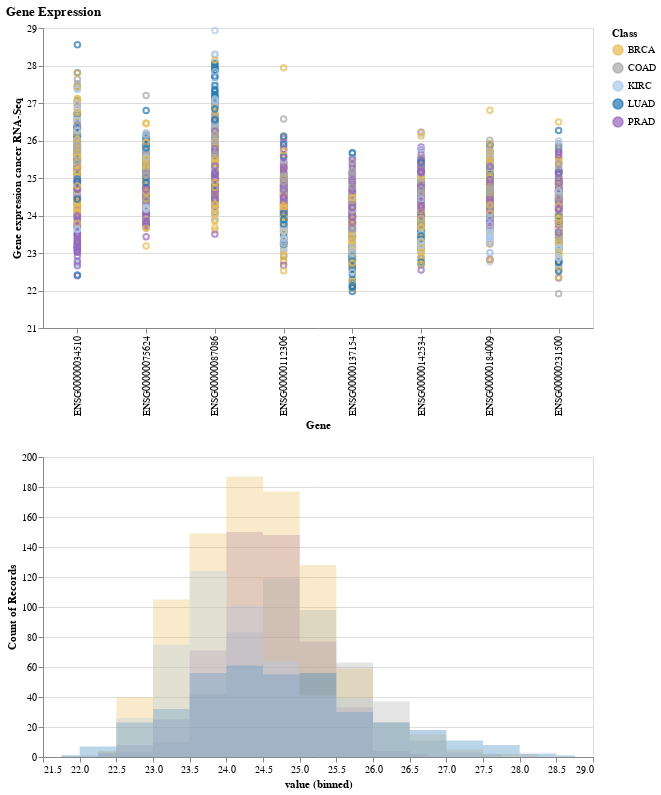

Notebook code for this chart:
### Markdown cell above
Quick, simple, pretty, and easy to interpret and draw some conclutions from analyzing the individual genes. For instance, if we were to focus again on gene __ENSG00000087086__, we could easily notice that KIRC (Kidney or Renal Cancer), seems to have the highest expression values out of our cancer groups. Once again following the link to __proteinatlas.org__ specific to [__ENSG00000087086__](https://www.proteinatlas.org/ENSG00000034510-TMSB10), we find that the gene is actually classified under:
> Prognostic marker in _renal cancer_ and thyroid cancer.

Great!!! we get to learn something quickly through our static seaborn visual. Now say you start having more question, like what is the distribution of these genes? Is it skewed? What if you want to focus on one of the cancer types? will you have to recode and make some more changes?

Of course I'm asking all these questions to lead us into the features that __Altair__ brings to our analysis. You definitely should look at all the fantastics [__Examples__](https://altair-viz.github.io/gallery/index.html) provided by the altair team, but for this tutorial we'll make a scatter plot with an added interactivity and histogram of the gene expressions.

### Code cell
# Creating Altair visualization
alt.data_transformers.disable_max_rows()

scale = alt.Scale(domain=['BRCA', 'COAD', 'KIRC', 'LUAD', 'PRAD'],
                  range=['#e7ba52', '#a7a7a7', '#aec7e8', '#1f77b4', '#9467bd'])
color = alt.Color('Class:N', scale=scale)

# We create two selections:
# - a brush that is active on the top panel
# - a multi-click that is active on the bottom panel
brush = alt.selection_interval(encodings=['x'])
click = alt.selection_multi(encodings=['color'])


# Top panel is scatter plot of gene expression for each gene
points = alt.Chart().mark_point().encode(
    alt.X('Gene:N', title='Gene'),
    alt.Y('value:Q',
        title='Gene expression cancer RNA-Seq',
        scale=alt.Scale(domain=[21, 29])
    ),
    color=alt.condition(brush, color, alt.value('lightgray'))
).properties(
    width=550,
    height=300
).add_selection(
    brush, click
).transform_filter(
    click
)

# Bottom panel is a histogram chart of each gene by cancer type
hists = alt.Chart().mark_area( 
    opacity=0.3, 
    interpolate='step'
).encode(
    x=alt.X('value:Q', bin=alt.Bin(maxbins=30)),
    y=alt.Y('count()',
            stack=None),
    color=alt.condition(click, color, alt.value('lightgray'))
).transform_filter(
    brush
).properties(
    width=550,
).add_selection(
    click
)


# vconcat allows for 'vertical' stacking of charts
gene_expression_scatter_hist = alt.vconcat(
    points,
    hists,
    data=data_genes_melt,
    title="Gene Expression"
)

# saving visual as an html file
# you can open on any browser and visual features will remain
gene_expression_scatter_hist.save('gene_expression_scatter_hist.html')

# displaying visual
gene_expression_scatter_hist

### Figure 1 — Vega-Lite specification as saved in the notebook (floating-point values rounded to 4 significant figures; data arrays with more than 128 entries replaced by an {"elided": "..."} marker saying what was removed)
{"config": {"view": {"continuousWidth": 400, "continuousHeight": 300}}, "vconcat": [{"mark": "point", "encoding": {"color": {"condition": {"type": "nominal", "field": "Class", "scale": {"domain": ["BRCA", "COAD", "KIRC", "LUAD", "PRAD"], "range": ["#e7ba52", "#a7a7a7", "#aec7e8", "#1f77b4", "#9467bd"]}, "selection": "selector016"}, "value": "lightgray"}, "x": {"type": "nominal", "field": "Gene", "title": "Gene"}, "y": {"type": "quantitative", "field": "value", "scale": {"domain": [21, 29]}, "title": "Gene expression cancer RNA-Seq"}}, "height": 300, "selection": {"selector016": {"type": "interval", "encodings": ["x"]}, "selector017": {"type": "multi", "encodings": ["color"]}}, "transform": [{"filter": {"selection": "selector017"}}], "width": 550}, {"mark": {"type": "area", "interpolate": "step", "opacity": 0.3}, "encoding": {"color": {"condition": {"type": "nominal", "field": "Class", "scale": {"domain": ["BRCA", "COAD", "KIRC", "LUAD", "PRAD"], "range": ["#e7ba52", "#a7a7a7", "#aec7e8", "#1f77b4", "#9467bd"]}, "selection": "selector017"}, "value": "lightgray"}, "x": {"type": "quantitative", "bin": {"maxbins": 30}, "field": "value"}, "y": {"type": "quantitative", "aggregate": "count", "stack": null}}, "selection": {"selector017": {"type": "multi", "encodings": ["color"]}}, "transform": [{"filter": {"selection": "selector016"}}], "width": 550}], "data": {"name": "data-804d786ff49c7c96933d90894e4f8e23"}, "title": "Gene Expression", "$schema": "https://vega.github.io/schema/vega-lite/v4.8.1.json", "datasets": {"data-804d786ff49c7c96933d90894e4f8e23": {"elided": "2800 records"}}}
